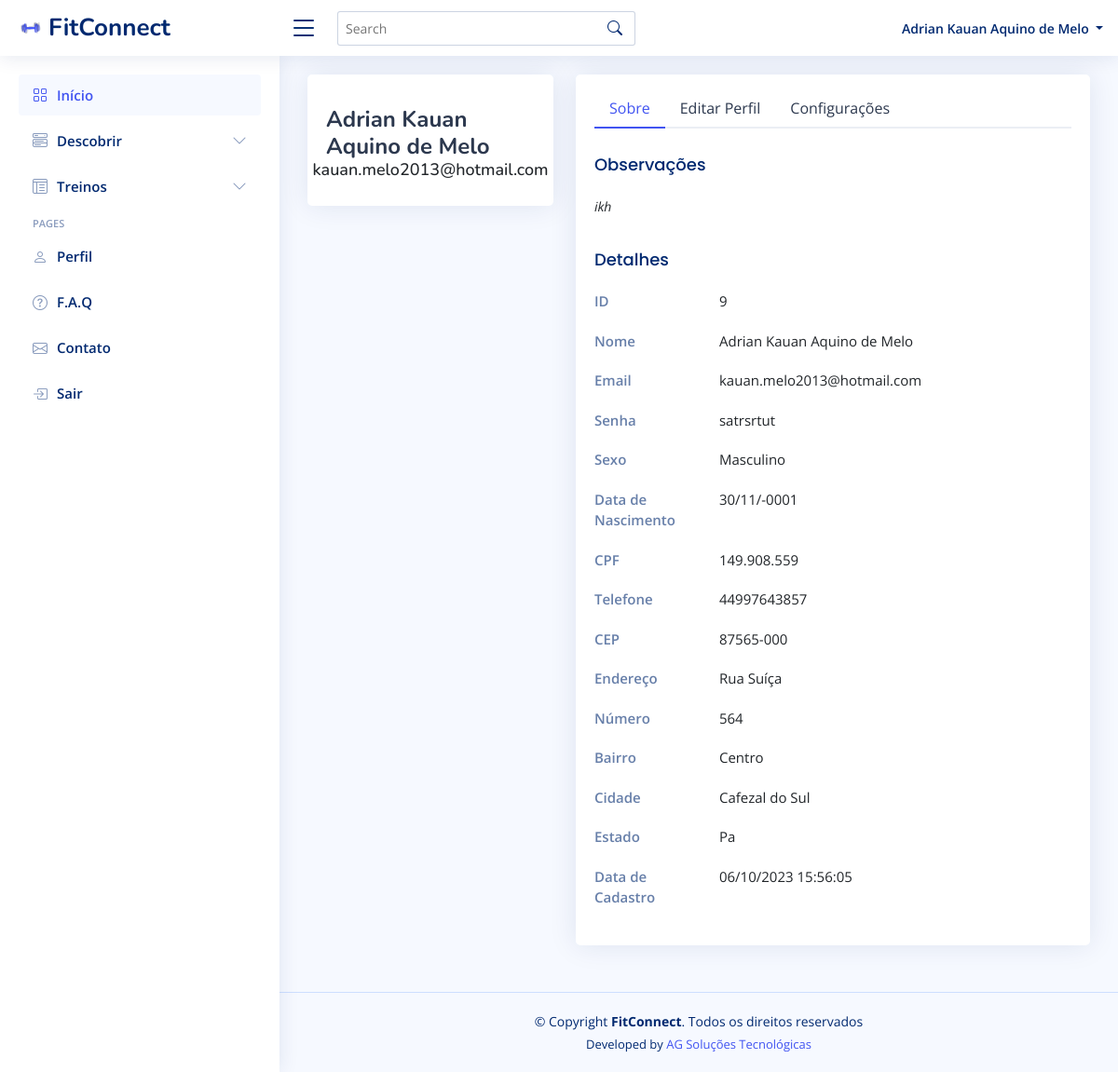
/mostrarPerfilAluno.php (signed in), run on the app's committed database.
### tables this page shows
CREATE TABLE `aluno` (
  `id` int(11) NOT NULL,
  `nome` varchar(100) NOT NULL,
  `email` varchar(100) NOT NULL,
  `senha` varchar(50) NOT NULL,
  `sexo` varchar(10) NOT NULL,
  `dataNascimento` date DEFAULT NULL,
  `cpf` varchar(15) NOT NULL,
  `telefone` varchar(20) NOT NULL,
  `cep` varchar(15) NOT NULL,
  `endereco` varchar(60) NOT NULL,
  `numero` varchar(6) NOT NULL,
  `bairro` varchar(45) NOT NULL,
  `cidade` varchar(100) NOT NULL,
  `estado` varchar(20) NOT NULL,
  `avaliacao` varchar(20) NOT NULL,
  `observacao` varchar(500) NOT NULL,
  `dataCadastro` datetime NOT NULL DEFAULT current_timestamp() ON UPDATE current_timestamp()
);

### mostrarPerfilAluno.php (the view, shortened to what this page needs)
<?php
require_once('conexao.php');
$idAluno = $_SESSION['id'];
$sql = "SELECT * FROM aluno WHERE id = $idAluno";
$resultado = mysqli_query($conexao, $sql);
if ($resultado) {
    $personal = mysqli_fetch_assoc($resultado);
    $dataNascimentoFormatada = date('d/m/Y', strtotime($personal['dataNascimento']));
    $dataCadastroFormatada = date('d/m/Y H:i:s', strtotime($personal['dataCadastro']));
} else {
    die("Erro na consulta ao banco de dados: " . mysqli_error($conexao));
}
?>
<!DOCTYPE html>
<html lang="pt-br">
<head>
    <link href="https://cdn.jsdelivr.net/npm/bootstrap@5.3.0-alpha3/dist/css/bootstrap.min.css" rel="stylesheet"
>
    <link href="assets/vendor/bootstrap/css/bootstrap.min.css" rel="stylesheet">
    <link href="assets/vendor/bootstrap-icons/bootstrap-icons.css" rel="stylesheet">
    <link href="assets/vendor/boxicons/css/boxicons.min.css" rel="stylesheet">
    <link href="assets/vendor/quill/quill.snow.css" rel="stylesheet">
    <link href="assets/vendor/quill/quill.bubble.css" rel="stylesheet">
    <link href="assets/vendor/remixicon/remixicon.css" rel="stylesheet">
    <link href="assets/vendor/simple-datatables/style.css" rel="stylesheet">
    <link href="assets/css/style.css" rel="stylesheet">
</head>
<body>
    <?php require_once('menuAluno.php'); ?>
    <main id="main" class="main">
        <section class="section profile">
            <div class="row">
                <div class="col-xl-4">
                    <div class="card">
                        <div class="card-body profile-card pt-4 d-flex flex-column align-items-center">
                            <h2>
                                <?php echo $personal['nome']; ?>
                            </h2>
                            <h3>
                                <?php echo $personal['email']; ?>
                            </h3>
                        </div>
                    </div>
                </div>
                <div class="col-xl-8">
                    <div class="card">
                        <div class="card-body pt-3">
                            <ul class="nav nav-tabs nav-tabs-bordered">
                                <li class="nav-item">
                                    <button class="nav-link active" data-bs-toggle="tab"
                                        data-bs-target="#profile-overview">Sobre</button>
                                </li>
                                <li class="nav-item">
                                    <button class="nav-link" data-bs-toggle="tab" data-bs-target="#profile-edit">Editar
                                        Perfil</button>
                                </li>
                                <li class="nav-item">
                                    <button class="nav-link" data-bs-toggle="tab"
                                        data-bs-target="#profile-settings">Configurações</button>
                                </li>
                            </ul>
                            <div class="tab-content pt-2">
                                <div class="tab-pane fade show active profile-overview" id="profile-overview">
                                    <h5 class="card-title">Observações</h5>
                                    <p class="small fst-italic">
                                        <?php echo $personal['observacao']; ?>
                                    </p>
                                    <h5 class="card-title">Detalhes</h5>
                                    <div class="row">
                                        <div class="col-lg-3 col-md-4 label ">ID</div>
                                        <div class="col-lg-9 col-md-8">
                                            <?php echo $personal['id']; ?>
                                        </div>
                                    </div>
                                    <div class="row">
                                        <div class="col-lg-3 col-md-4 label">Nome</div>
                                        <div class="col-lg-9 col-md-8">
                                            <?php echo $personal['nome']; ?>
                                        </div>
                                    </div>
                                    <div class="row">
                                        <div class="col-lg-3 col-md-4 label">Email</div>
                                        <div class="col-lg-9 col-md-8">
                                            <?php echo $personal['email']; ?>
                                        </div>
                                    </div>
                                    <div class="row">
                                        <div class="col-lg-3 col-md-4 label">Senha</div>
                                        <div class="col-lg-9 col-md-8">
                                            <?php echo $personal['senha']; ?>
                                        </div>
                                    </div>
                                    <div class="row">
                                        <div class="col-lg-3 col-md-4 label">Sexo</div>
                                        <div class="col-lg-9 col-md-8">
                                            <?php echo $personal['sexo']; ?>
                                        </div>
                                    </div>
                                    <div class="row">
                                        <div class="col-lg-3 col-md-4 label">Data de Nascimento</div>
                                        <div class="col-lg-9 col-md-8">
                                            <?php echo $dataNascimentoFormatada; ?>
                                        </div>
                                    </div>
                                    <div class="row">
                                        <div class="col-lg-3 col-md-4 label">CPF</div>
                                        <div class="col-lg-9 col-md-8">
                                            <?php echo $personal['cpf']; ?>
                                        </div>
                                    </div>
                                    <div class="row">
                                        <div class="col-lg-3 col-md-4 label">Telefone</div>
                                        <div class="col-lg-9 col-md-8">
                                            <?php echo $personal['telefone']; ?>
                                        </div>
                                    </div>
                                    <div class="row">
                                        <div class="col-lg-3 col-md-4 label">CEP</div>
                                        <div class="col-lg-9 col-md-8">
                                            <?php echo $personal['cep']; ?>
                                        </div>
                                    </div>
                                    <div class="row">
                                        <div class="col-lg-3 col-md-4 label">Endereço</div>
                                        <div class="col-lg-9 col-md-8">
                                            <?php echo $personal['endereco']; ?>
                                        </div>
                                    </div>
                                    <div class="row">
                                        <div class="col-lg-3 col-md-4 label">Número</div>
                                        <div class="col-lg-9 col-md-8">
                                            <?php echo $personal['numero']; ?>
                                        </div>
                                    </div>
                                    <div class="row">
                                        <div class="col-lg-3 col-md-4 label">Bairro</div>
                                        <div class="col-lg-9 col-md-8">
                                            <?php echo $personal['bairro']; ?>
                                        </div>
                                    </div>
                                    <div class="row">
                                        <div class="col-lg-3 col-md-4 label">Cidade</div>
                                        <div class="col-lg-9 col-md-8">
                                            <?php echo $personal['cidade']; ?>
                                        </div>
                                    </div>
                                    <div class="row">
                                        <div class="col-lg-3 col-md-4 label">Estado</div>
                                        <div class="col-lg-9 col-md-8">
                                            <?php echo $personal['estado']; ?>
                                        </div>
                                    </div>
                                    <div class="row">
                                        <div class="col-lg-3 col-md-4 label">Data de Cadastro</div>
                                        <div class="col-lg-9 col-md-8">
                                            <?php echo $dataCadastroFormatada; ?>
                                        </div>
                                    </div>
                                </div>
                            </div>
                        </div>
                    </div>
                </div>
            </div>
        </section>
    </main>
    <footer id="footer" class="footer">
        <div class="copyright">
            &copy; Copyright <strong><span>FitConnect</span></strong>. Todos os direitos reservados
        </div>
        <div class="credits">
            Developed by <a href="https://bootstrapmade.com/">AG Soluções Tecnológicas</a>
        </div>
    </footer>
</body>
</html>

### assets/css/style.css (style rules this page uses)
:root { scroll-behavior: smooth; }
body { font-family: "Open Sans", sans-serif; background: #f6f9ff; color: #444444; }
a { color: #4154f1; text-decoration: none; }
h1, h2, h3, h4, h5, h6 { font-family: "Nunito", sans-serif; }
#main { margin-top: 60px; padding: 20px 30px; transition: all 0.3s; }
.card { margin-bottom: 30px; border: none; border-radius: 5px; box-shadow: 0px 0 30px rgba(1, 41, 112, 0.1); }
.card-title { padding: 20px 0 15px 0; font-size: 18px; font-weight: 500; color: #012970; font-family: "Poppins", sans-serif; }
.card-body { padding: 0 20px 20px 20px; }
.nav-tabs-bordered { border-bottom: 2px solid #ebeef4; }
.nav-tabs-bordered .nav-link { margin-bottom: -2px; border: none; color: #2c384e; }
.nav-tabs-bordered .nav-link.active { background-color: #fff; color: #4154f1; border-bottom: 2px solid #4154f1; }
@media (min-width: 1200px) { #main, #footer { margin-left: 300px; } }
.profile .profile-card h2 { font-size: 24px; font-weight: 700; color: #2c384e; margin: 10px 0 0 0; }
.profile .profile-card h3 { font-size: 18px; }
.profile .profile-overview .row { margin-bottom: 20px; font-size: 15px; }
.profile .profile-overview .card-title { color: #012970; }
.profile .profile-overview .label { font-weight: 600; color: rgba(1, 41, 112, 0.6); }
.footer { padding: 20px 0; font-size: 14px; transition: all 0.3s; border-top: 1px solid #cddfff; }
.footer .copyright { text-align: center; color: #012970; }
.footer .credits { padding-top: 5px; text-align: center; font-size: 13px; color: #012970; }

### data on the page
aluno: nome "Adrian Kauan Aquino de Melo", email "kauan.melo2013@hotmail.com", observacao "ikh", id "9", senha "satrsrtut", sexo "Masculino", dataNascimento "30/11/-0001", cpf "149.908.559", telefone "44997643857", cep "87565-000", endereco "Rua Suíça", numero "564", bairro "Centro", cidade "Cafezal do Sul", estado "Pa", dataCadastro "06/10/2023 15:56:05"

### other printed values
$aluno_name "Adrian Kauan Aquino de Melo"
